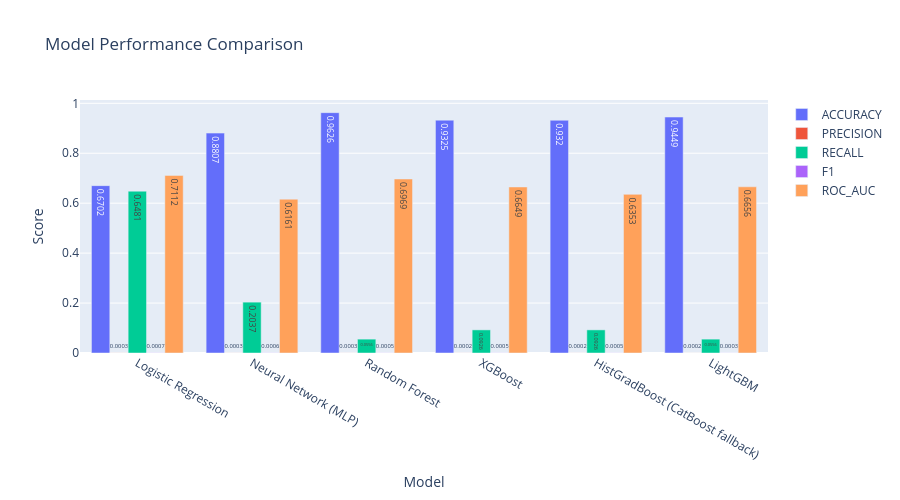

The notebook cell saved with this chart:
### Markdown cell above
### 12.3 Model Comparison Table

### Code cell
# Model Comparison Table
print("Model Comparison Summary")
print("="*80)

# Create comparison DataFrame
comparison_df = pd.DataFrame(results_list)
comparison_df = comparison_df.sort_values('f1', ascending=False)

print(comparison_df.to_string(index=False))

# Visualize comparison
fig = go.Figure()

metrics = ['accuracy', 'precision', 'recall', 'f1', 'roc_auc']
for metric in metrics:
    fig.add_trace(go.Bar(
        name=metric.upper(),
        x=comparison_df['model'],
        y=comparison_df[metric],
        text=comparison_df[metric].round(4),
        textposition='auto'
    ))

fig.update_layout(
    title='Model Performance Comparison',
    xaxis_title='Model',
    yaxis_title='Score',
    barmode='group',
    height=500
)
fig.show()

# Save comparison
comparison_df.to_csv(OUTPUT_DIR / 'reports' / 'model_comparison.csv', index=False)
print("\n✓ Model comparison saved to reports/model_comparison.csv")

### Figure 1 — Plotly figure (JSON) as saved in the notebook; plotly's stock layout.template omitted (floating-point values rounded to 4 significant figures)
{"data": [{"name": "ACCURACY", "text": [0.6702, 0.8807, 0.9626, 0.9325, 0.932, 0.9449], "textposition": "auto", "type": "bar", "x": ["Logistic Regression", "Neural Network (MLP)", "Random Forest", "XGBoost", "HistGradBoost (CatBoost fallback)", "LightGBM"], "y": [0.6702, 0.8807, 0.9626, 0.9325, 0.932, 0.9449]}, {"name": "PRECISION", "text": [0.0003, 0.0003, 0.0003, 0.0002, 0.0002, 0.0002], "textposition": "auto", "type": "bar", "x": ["Logistic Regression", "Neural Network (MLP)", "Random Forest", "XGBoost", "HistGradBoost (CatBoost fallback)", "LightGBM"], "y": [0.0003374, 0.0002933, 0.0002558, 0.0002361, 0.0002342, 0.0001736]}, {"name": "RECALL", "text": [0.6481, 0.2037, 0.0556, 0.0926, 0.0926, 0.0556], "textposition": "auto", "type": "bar", "x": ["Logistic Regression", "Neural Network (MLP)", "Random Forest", "XGBoost", "HistGradBoost (CatBoost fallback)", "LightGBM"], "y": [0.6481, 0.2037, 0.05556, 0.09259, 0.09259, 0.05556]}, {"name": "F1", "text": [0.0007, 0.0006, 0.0005, 0.0005, 0.0005, 0.0003], "textposition": "auto", "type": "bar", "x": ["Logistic Regression", "Neural Network (MLP)", "Random Forest", "XGBoost", "HistGradBoost (CatBoost fallback)", "LightGBM"], "y": [0.0006745, 0.0005858, 0.0005093, 0.0004711, 0.0004671, 0.0003461]}, {"name": "ROC_AUC", "text": [0.7112, 0.6161, 0.6969, 0.6649, 0.6353, 0.6656], "textposition": "auto", "type": "bar", "x": ["Logistic Regression", "Neural Network (MLP)", "Random Forest", "XGBoost", "HistGradBoost (CatBoost fallback)", "LightGBM"], "y": [0.7112, 0.6161, 0.6969, 0.6649, 0.6353, 0.6656]}], "layout": {"barmode": "group", "height": 500, "title": {"text": "Model Performance Comparison"}, "xaxis": {"title": {"text": "Model"}}, "yaxis": {"title": {"text": "Score"}}}}
